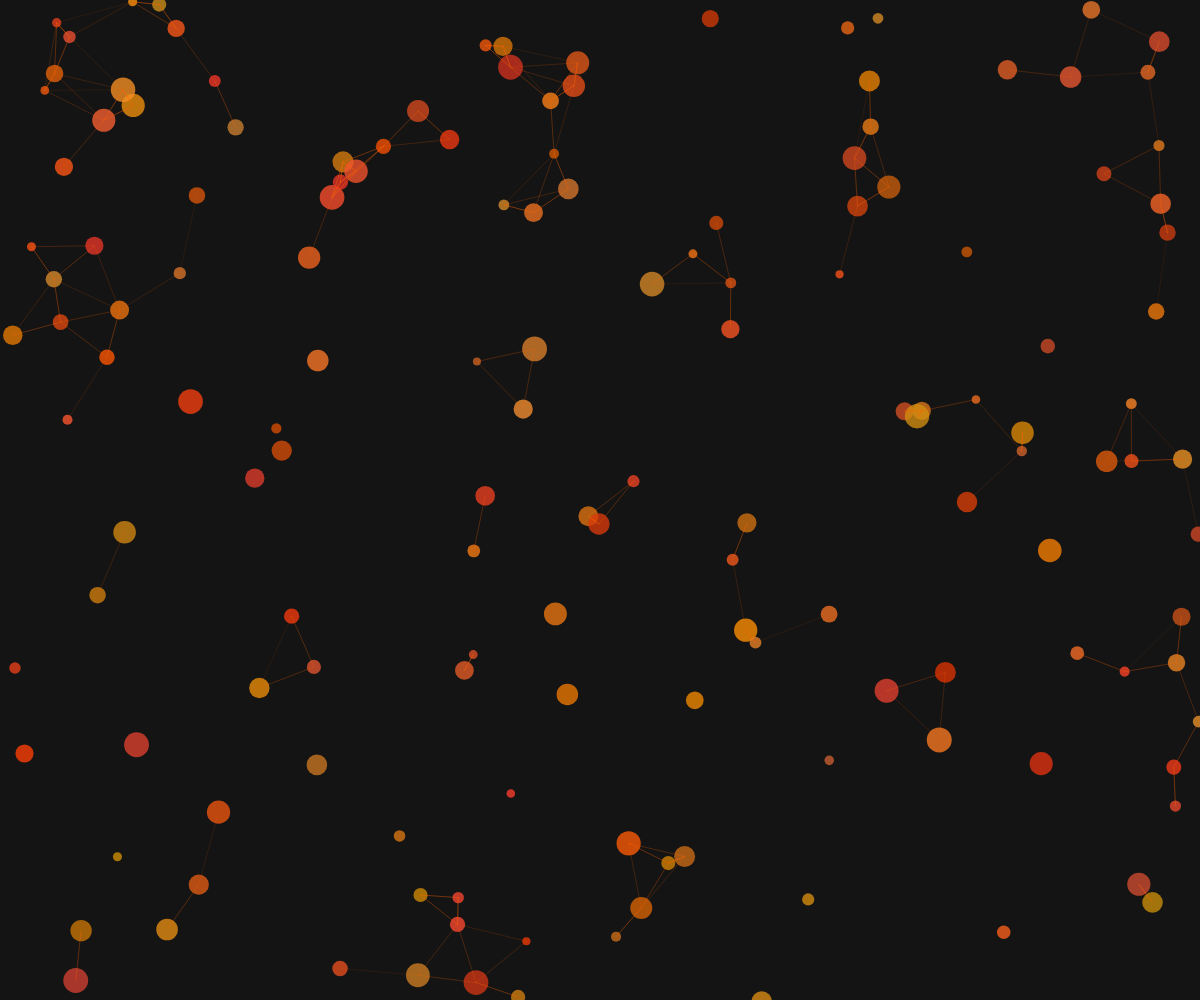
Frame 1 (no input)
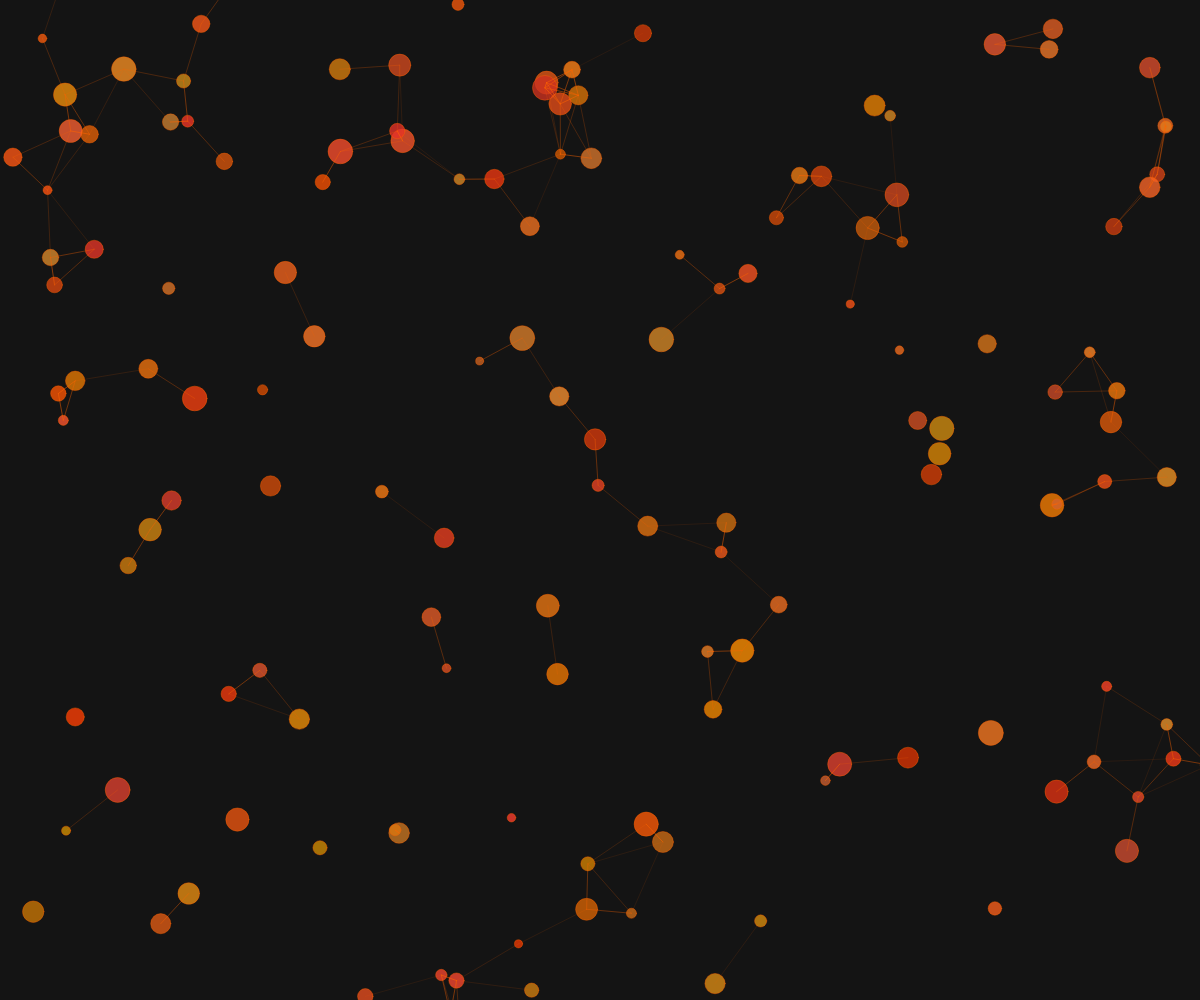
Frame 60 (no input)
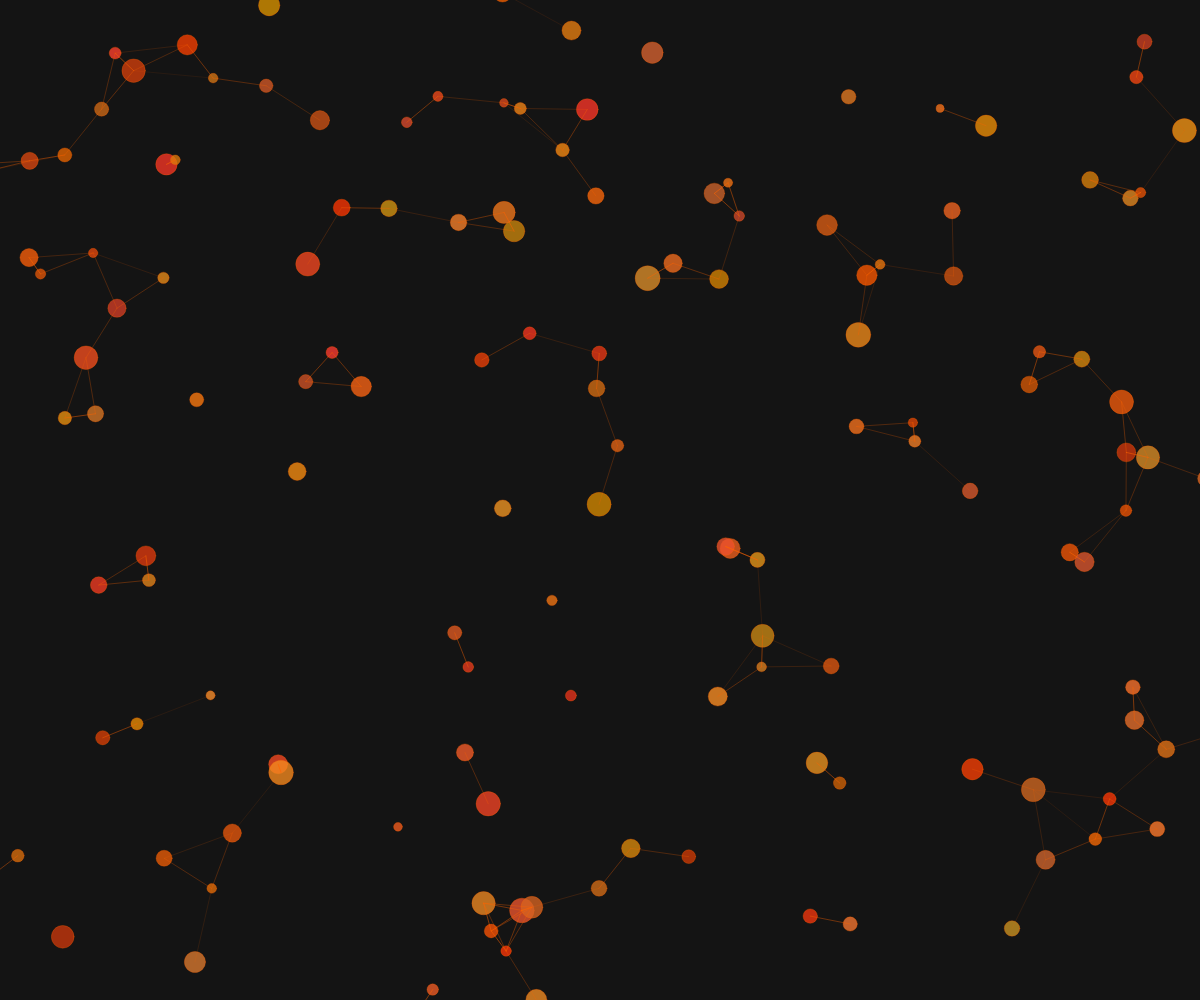
Frame 120 (the mouse pressed at the canvas centre since frame 60)

The p5.js sketch that drew these frames (run headless with seeded random() and noise() and a simulated clock; from frame 60 on, the mouse is pressed at the canvas centre):

// p5.js sketch
// ── sketch.js
let forms = [];
let connections = [];
let stress = 0;

function setup() {
  createCanvas(windowWidth, windowHeight);
  noStroke();
  
  // Initialize lattice of geometric shards
  for (let i = 0; i < 150; i++) {
    forms.push({
      x: random(width),
      y: random(height),
      size: random(8, 25),
      speed: random(0.5, 2.0),
      angle: random(TWO_PI),
      angularVelocity: random(-0.1, 0.1),
      color: color(random(200, 255), random(50, 150), random(0, 50), 200),
      stress: 0,
      lastCollision: 0
    });
  }
}

function draw() {
  background(20);
  
  // Update and display shards
  for (let i = 0; i < forms.length; i++) {
    let form = forms[i];
    
    // Rapid mechanical movement with stress buildup
    form.x += cos(form.angle) * form.speed;
    form.y += sin(form.angle) * form.speed;
    form.angle += form.angularVelocity;
    
    // Wrap around screen
    if (form.x < -50) form.x = width + 50;
    if (form.x > width + 50) form.x = -50;
    if (form.y < -50) form.y = height + 50;
    if (form.y > height + 50) form.y = -50;
    
    // Stress buildup and sudden release
    form.stress += 0.01;
    if (form.stress > 1) {
      form.stress = 0;
      form.angle += random(-0.5, 0.5);
      form.size = random(8, 25);
      form.color = color(random(200, 255), random(50, 150), random(0, 50), 200);
    }
    
    // Draw shard
    fill(form.color);
    ellipse(form.x, form.y, form.size);
  }
  
  // Draw connections with stress-based intensity
  beginShape(LINES);
  let connectionCount = 0;
  for (let i = 0; i < forms.length; i++) {
    let form = forms[i];
    for (let j = i + 1; j < forms.length; j++) {
      if (connectionCount > 150) break;
      
      let other = forms[j];
      let d = dist(form.x, form.y, other.x, other.y);
      
      if (d < 80) {
        // Intense contrasting colors for high stress connections
        let intensity = map(d, 0, 80, 255, 30);
        stroke(255, 100, 0, intensity * 0.7); // Orange-red for stress
        vertex(form.x, form.y);
        vertex(other.x, other.y);
        connectionCount++;
      }
    }
  }
  endShape();
  
  // Occasionally trigger sudden shard collisions
  if (frameCount % 30 === 0) {
    let i = floor(random(forms.length));
    let j = floor(random(forms.length));
    if (i !== j) {
      let form1 = forms[i];
      let form2 = forms[j];
      let d = dist(form1.x, form1.y, form2.x, form2.y);
      
      if (d < 30) {
        // Sudden stress spike
        form1.stress = 1;
        form2.stress = 1;
        
        // Repel each other with high velocity
        let angle = atan2(form1.y - form2.y, form1.x - form2.x);
        form1.angle = angle + PI;
        form2.angle = angle;
      }
    }
  }
  
  stress += 0.05;
}

function windowResized() {
  resizeCanvas(windowWidth, windowHeight);
}
